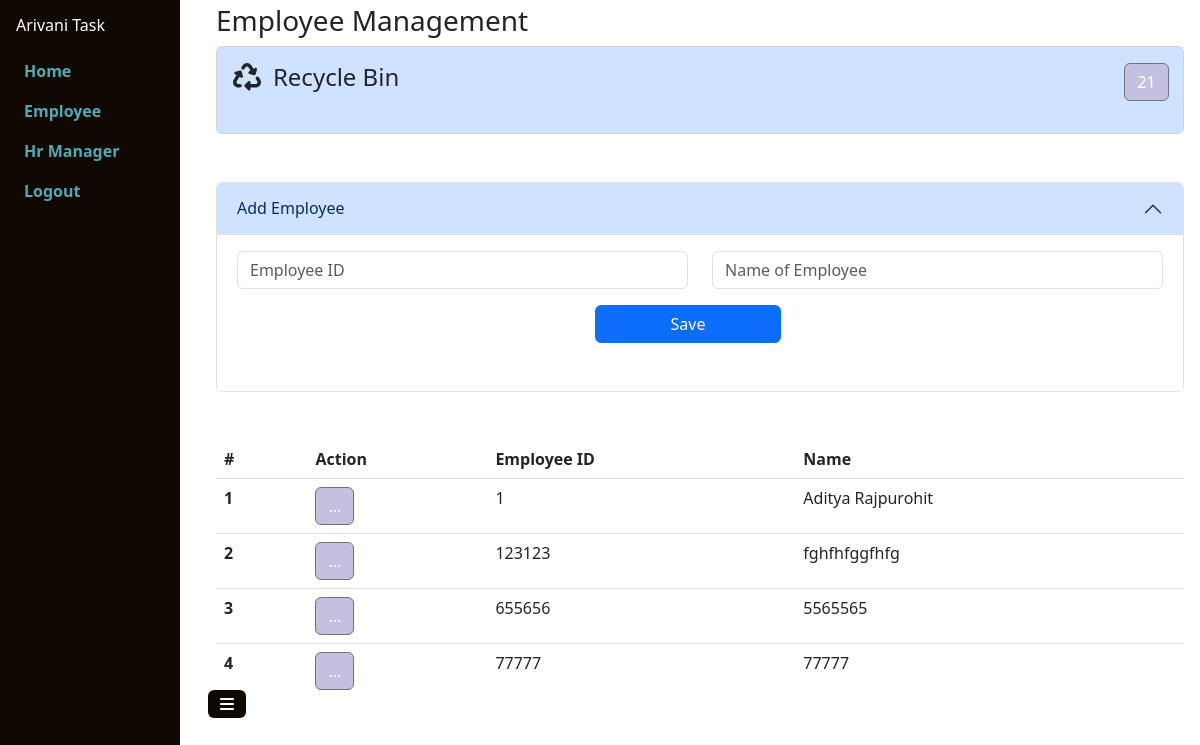
The page /employee/employeePage/ (signed in) on the database its author committed.
### employee/models.py (models this page shows, shortened)
class Employee(models.Model):
    employeeID=models.IntegerField()
    name=models.CharField(max_length=70)
    is_deleted=models.BooleanField(default=0)
    created_by=models.ForeignKey(User, on_delete=models.CASCADE,related_name="created_employee",null=True)
    updated_by=models.ForeignKey(User, on_delete=models.CASCADE,related_name="updated_employee",null=True)
    created_at=models.DateTimeField(auto_now_add=True,null=True)
    updated_at = models.DateTimeField(null=True)
    deleted_at = models.DateTimeField(null=True)
    deleted_by = models.ForeignKey(User, on_delete=models.CASCADE,related_name="deleted_employee",null=True)
    restored_at = models.DateTimeField(null=True)
    restored_by = models.ForeignKey(User, on_delete=models.CASCADE,related_name="restored_employee",null=True)
    status = models.BooleanField(default=True)

### employee/views.py (the view)
# urls.py: path("employeePage/",employeePage,name="employeePage"),
def employeePage(request):
    if request.user.is_authenticated:
        logged_in_user=request.user.id
        if request.method == 'GET':  # Corrected method check
            employees = Employee.objects.all().filter(is_deleted=0,created_by=logged_in_user)
            employees_deleted = Employee.objects.all().filter(is_deleted=1,created_by=logged_in_user).count()
            data = {
                'employees': employees,
                'employees_deleted':employees_deleted
                }
            return render(request, 'Employee/employee.html', data)
    else:
        return redirect("loginUserPage")

### templates/Employee/employee.html (shortened to what this page needs)
{% extends "base/base.html" %}
{% load static %}
{% block content %}
<link href="{% static 'css/employee/employee.css' %}" rel="stylesheet"/>
<div class="container">
  <h3>Employee Management</h3>
  <div class="card">
    <div class="card-body" style="background:#CFE2FF;">
      <div class="row">
        <div class="col-sm-3 ">
          <div class="row">
            <div class="col-sm-2 ">
              <span class="fs-3"  style="font-weight:bolder;"><i class="fa-solid fa-recycle"></i></span>
            </div>
            <div class="col-sm-10 ">
              <h4>Recycle Bin</h3>
            </div>
          </div>
        </div>
        <div class="col-sm-4 ">
        </div>
        <div class="col-sm-5">
          <div class="row">
            <div class="col-sm-6"></div>
            <div class="col-sm-4"></div>
            <div class="col-sm-2">
              <form action="{% url 'recycleBinPage_emp' %}" method="GET">
                <button class="btn btn-secondary " style="background:#c4c1e0" type="submit" aria-expanded="false">
                  {% if employees_deleted %}
                  {{employees_deleted}}
                  {% else %}
                  ...
                  {% endif %}
                </button>
              </form>
            </div>
          </div>
        </div>
      </div>
    </div>
  </div>
    <div class="row mt-5">
        <div class="accordion" id="accordionExample">
            <div class="accordion-item">
              <h2 class="accordion-header" id="headingOne">
                <button class="accordion-button" id="acc_title" type="button" data-bs-toggle="collapse" data-bs-target="#collapseOne" aria-expanded="true" aria-controls="collapseOne">
                  {% if update %}
                  Update Employee
                  {% else %}
                  Add Employee
                  {% endif %}
                </button>
              </h2>
              <div id="collapseOne" class="accordion-collapse collapse show" aria-labelledby="headingOne" data-bs-parent="#accordionExample">
                <div class="accordion-body">
                    {% if update %}
                    <form action = "{% url 'update_data' %}" method="POST">
                        {% csrf_token %}
                        <div class="row">
                            {% if error %}
                            <p class="text-danger">{{error}}</p>
                            {% endif %}
                            {% if msg %}
                            <p class="text-success">{{msg}}</p>
                            {% endif %}
                            <div class="col-lg-6 col-md-6 col-sm-12">
                                    <label class="visually-hidden" for="employeeID">Employee ID</label>
                                    <input type="text" class="form-control" id="employeeID" name="employeeID" value="{{data.employeeID}}">
                            </div>
                            <div class="col-lg-6 col-md-6 col-sm-12">
                                    <label class="visually-hidden" for="name">Name</label>
                                    <input type="text" class="form-control" id="name" name="name" value="{{data.name}}">
                            </div>
                        </div>
                        <div class="row mt-3">
                            <div class="row mb-3">
                                <button class="btn btn-primary mx-auto" id = "save_button" style="width:20%" type="submit">Save Changes</button>
                            </div>
                        </div>
                    </form>
                    {% else %}
                    <form action = "{% url 'create_data' %}" method="POST">
                        <div class="row">
                            <div class="col-lg-6 col-md-6 col-sm-12">
                                    <input type="text" class="form-control" id="employeeID" name="employeeID" placeholder="Employee ID">
                            </div>
                            <div class="col-lg-6 col-md-6 col-sm-12">
                                    <input type="text" class="form-control" id="name" name="name" placeholder="Name of Employee">
                            </div>
                        </div>
                        <div class="row mt-3">
                            <div class="row mb-3">
                                <button class="btn btn-primary mx-auto" id = "save_button" style="width:20%" type="submit">Save</button>
                            </div>
                        </div>
                    </form>
                    {% endif %}
                </div>
              </div>
            </div>
        </div>
    </div>
    <div class="row mt-5">
        {% if employees %}
        <div class="table-responsive scrollable-table">
          <table class="table">
            <thead>
              <tr>
                <th scope="col">#</th>
                <th scope="col">Action</th>
                <th scope="col">Employee ID</th>
                <th scope="col">Name</th>
              </tr>
            </thead>
            <tbody id="table_data">
                {% for item in employees %}
                <tr>
                    <th scope="row">{{forloop.counter}}</th>
                    <td>
                        <div class="dropdown">
                            <button class="btn btn-secondary " style="background:#c4c1e0" type="button" data-bs-toggle="dropdown" aria-expanded="false">
                              ...
                            </button>
                          </div>
                    </td>
                    <td>{{ item.employeeID }}</td>
                    <td>{{ item.name }}</td>
                </tr>
                {% endfor %}
            </tbody>
          </table>
        </div>
          {% else %}
          <div class="card mb-2">
            <div class="card-body">
              <h3>No Data Found</h3>
            </div>
          </div>
          {% endif %}
    </div>
</div>
{% endblock content %}

### static/css/employee/employee.css (style rules this page uses)
.scrollable-table { max-height: 250px; overflow-y: auto; }

### rows shown on the page
Employee: employeeID "1", name "Aditya Rajpurohit"
Employee: employeeID "123123", name "fghfhfggfhfg"
Employee: employeeID "655656", name "5565565"
Employee: employeeID "77777", name "77777"

### other values the page prints
{{ employees_deleted }} "21"
